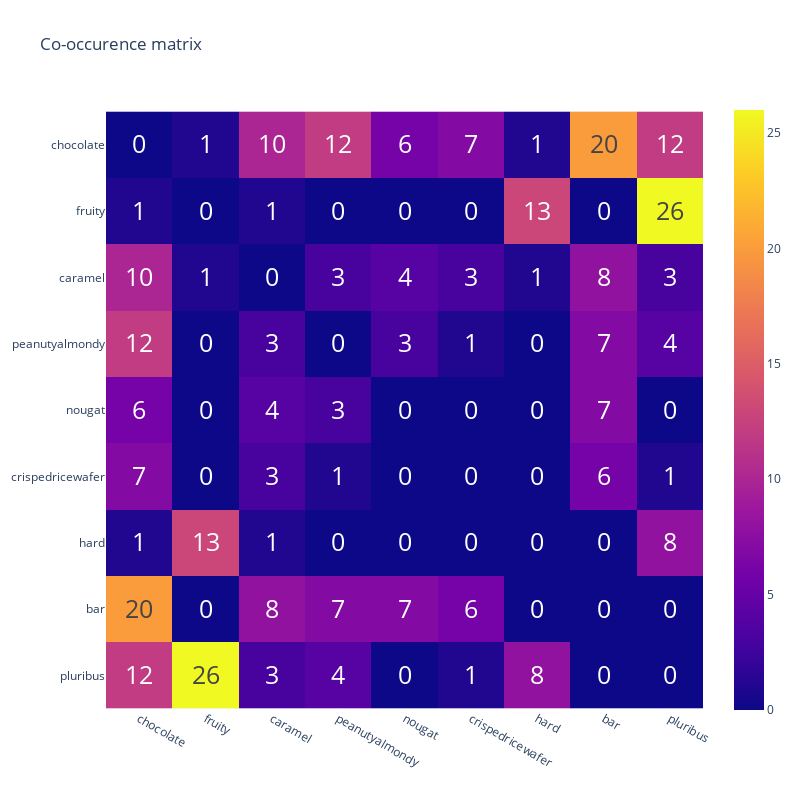

The code cell stored with this chart in its notebook:
### Code cell
# Generate empty count table
feature = df[dummies].columns
count = np.repeat(0, 9)
tab_co = pd.DataFrame([count, count, count,
                       count, count, count,
                       count, count, count], 
                       index = feature, 
                       columns = feature)

# count co-occurences
df_dummies = df[dummies]
for i in range(9):
    for j in range(i + 1, 9, 1):
        for x in df_dummies.index:
            if (df_dummies.iloc[x, i] == 1) and (df_dummies.iloc[x, j] == 1):
                tab_co.iloc[i, j] += 1
                tab_co.iloc[j, i] += 1

# print the table
fig = px.imshow(tab_co, text_auto = '.0f', width = 800, height = 800, title = 'Co-occurence matrix')
fig.update_traces(textfont = dict(size = 25))
fig.show()

### Figure 1 — Plotly figure (JSON) as saved in the notebook; plotly's stock layout.template omitted (floating-point values rounded to 4 significant figures)
{"data": [{"coloraxis": "coloraxis", "hovertemplate": "x: %{x}<br>y: %{y}<br>color: %{z}<extra></extra>", "name": "0", "textfont": {"size": 25}, "texttemplate": "%{z:.0f}", "type": "heatmap", "x": ["chocolate", "fruity", "caramel", "peanutyalmondy", "nougat", "crispedricewafer", "hard", "bar", "pluribus"], "xaxis": "x", "y": ["chocolate", "fruity", "caramel", "peanutyalmondy", "nougat", "crispedricewafer", "hard", "bar", "pluribus"], "yaxis": "y", "z": [[0, 1, 10, 12, 6, 7, 1, 20, 12], [1, 0, 1, 0, 0, 0, 13, 0, 26], [10, 1, 0, 3, 4, 3, 1, 8, 3], [12, 0, 3, 0, 3, 1, 0, 7, 4], [6, 0, 4, 3, 0, 0, 0, 7, 0], [7, 0, 3, 1, 0, 0, 0, 6, 1], [1, 13, 1, 0, 0, 0, 0, 0, 8], [20, 0, 8, 7, 7, 6, 0, 0, 0], [12, 26, 3, 4, 0, 1, 8, 0, 0]]}], "layout": {"coloraxis": {"colorscale": [[0, "#0d0887"], [0.1111, "#46039f"], [0.2222, "#7201a8"], [0.3333, "#9c179e"], [0.4444, "#bd3786"], [0.5556, "#d8576b"], [0.6667, "#ed7953"], [0.7778, "#fb9f3a"], [0.8889, "#fdca26"], [1, "#f0f921"]]}, "height": 800, "title": {"text": "Co-occurence matrix"}, "width": 800, "xaxis": {"anchor": "y", "autorange": true, "constrain": "domain", "domain": [0.0008361, 0.9992], "range": [-0.5, 8.5], "scaleanchor": "y", "type": "category"}, "yaxis": {"anchor": "x", "autorange": true, "constrain": "domain", "domain": [0.01855, 0.9815], "range": [8.5, -0.5], "type": "category"}}}
